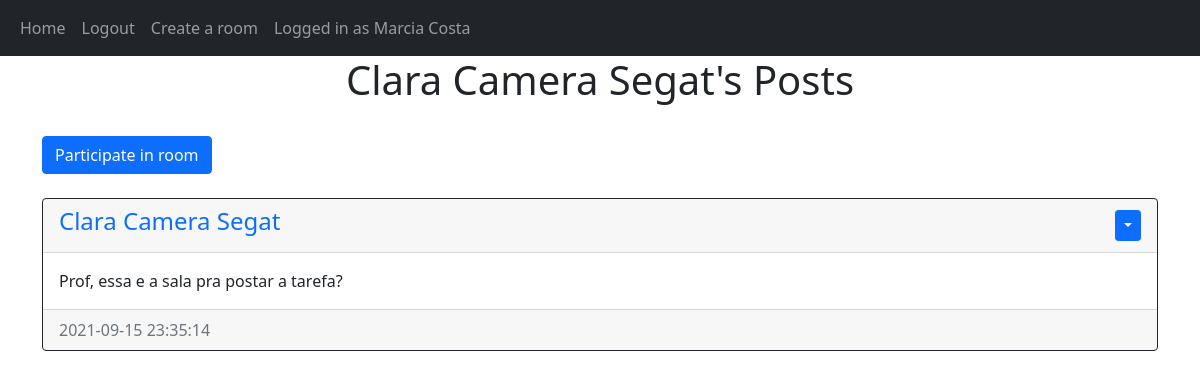
The app's page /posts/Clara Camera Segat (signed in) with its own data.
### website/models.py (models this page shows)
class User(db.Model, UserMixin):
    id = db.Column(db.Integer, primary_key=True)
    username =  db.Column(db.String(150), unique=True)
    email = db.Column(db.String(150), unique=True)
    password =  db.Column(db.String(150))
    date_created =  db.Column(db.DateTime(timezone=True), default=func.now())
    posts = db.relationship('Post', backref='user', passive_deletes=True)
    IMGposts = db.relationship('ImagePost', backref='user', passive_deletes=True)
    rooms =  db.relationship('Room', backref='user', passive_deletes=True)

class Post(db.Model):
    id = db.Column(db.Integer, primary_key=True)
    title = db.Column(db.Text, nullable=False)
    text = db.Column(db.Text, nullable=False)
    date_created = db.Column(db.DateTime(timezone=True), default=func.now())
    author = db.Column(db.Integer, db.ForeignKey('user.id', ondelete='CASCADE'), nullable=False)
    parent = db.Column(db.Integer, db.ForeignKey('room.id', ondelete='CASCADE'), nullable=False)

### website/views.py (the view)
@views.route('/posts/<username>')
@login_required
def user_profile_posts(username):
    user =User.query.filter_by(username=username).first()
    if not user:
        flash('This user does no exist', category='error')
        return redirect(url_for('views.home'))
    posts = Post.query.filter_by(author=user.id).all()
    images = ImagePost.query.filter_by(author=user.id).all()
    return render_template("posts.html", user=current_user, posts=posts, images=images, username=username)

### website/__init__.py (called while the page is built)
def create_app():
    app = Flask(__name__)
    app.config['SECRET_KEY'] = "hello"
    app.config['SQLALCHEMY_DATABASE_URI'] = f'sqlite:///{DB_NAME}'
    db.init_app(app)
    from .views import views
    from .auth import auth
    app.register_blueprint(views, url_prefix='/')
    app.register_blueprint(auth, url_prefix='/')
    from .models import User, Post
    create_database(app)
    login_manager = LoginManager()
    login_manager.login_view = 'auth.login'
    login_manager.init_app(app)
    @login_manager.user_loader
    def load_user(id):
        return User.query.get(int(id))
    return app

### website/templates/posts.html (shortened to what this page needs)
{% extends 'posts-div.html' %}
{% block header %} {{username}}'s Posts {% endblock %}

### website/templates/posts-div.html (shortened to what this page needs)
{% extends 'base.html' %}
{% block content %}
    <h1 align='center'>{% block header %}{% endblock %}</h1>
<div>
<br>
    {% block participate %}
    <a href="/create-post/{{current_room}}" class="btn btn-primary btn-"  role="button" aria-disabled="true">Participate in room</a>
    {% endblock %}
</div>
<div id='posts'>
    {% for post in posts %}
    <br>
    <div class="card border-dark">
        <div class='card-header d-flex justify-content-between align-items-center'>
            <h4><a href="/posts/{{post.user.username}}" style="text-decoration: none;">{{post.user.username}}</a></h4>
            <div class="btn-group">
                <button type='button' class='btn btn-sm btn-primary dropdown-toggle' data-bs-toggle='dropdown'></button>
            </div>
        </div>
        <div class='card-body'>
            <div class='card-text'>{{post.text}}</div>
        </div>
        <div class="card-footer text-muted">{{post.date_created}}</div>
    </div>
    <br>
    {% endfor %}
</div>
{% endblock %}

### website/templates/base.html (shortened to what this page needs)
<!DOCTYPE html>
<html lang="en">
<head>
    <link href="https://cdn.jsdelivr.net/npm/bootstrap@5.1.1/dist/css/bootstrap.min.css"
    rel="stylesheet"
    >
</head>
<body>
    <nav class="navbar navbar-expand-lg navbar-dark bg-dark">
        <div class="container-fluid">
            <div class="collapse navbar-collapse" id="navbar">
                <div class="navbar-nav">
                <a class="nav-item nav-link" href="/home">Home</a>
                {% if user.is_authenticated %}
                    <a class="nav-item nav-link" href="/logout">Logout</a>
                    <a class="nav-item nav-link" href="/create-room">Create a room</a>
                    <a class="nav-item nav-link" href="/posts/{{user.username}}">Logged in as {{user.username}}</a>
                    {% else %}
                    <a class="nav-item nav-link" href="/login">Login</a>
                    <a class="nav-item nav-link" href="/signup">Sign Up</a>
                    {% endif %}
                </div>
            </div>
        </div>
    </nav>
    <div class="container">{% block content %}{% endblock %}</div>
</body>
</html>

### records on screen
User: username "Marcia Costa"
User: username "Clara Camera Segat"
Post: user.username "Clara Camera Segat", text "Prof, essa e a sala pra postar a tarefa?", date_created "2021-09-15 23:35:14"
